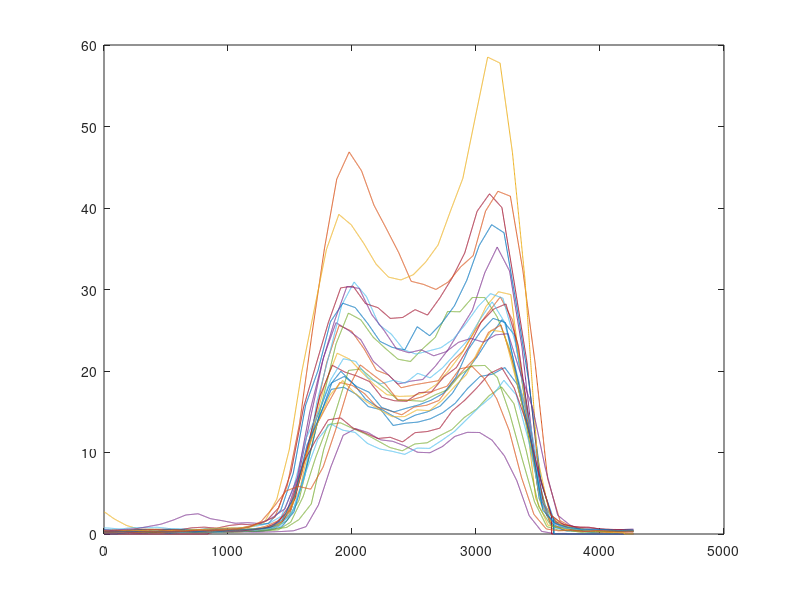
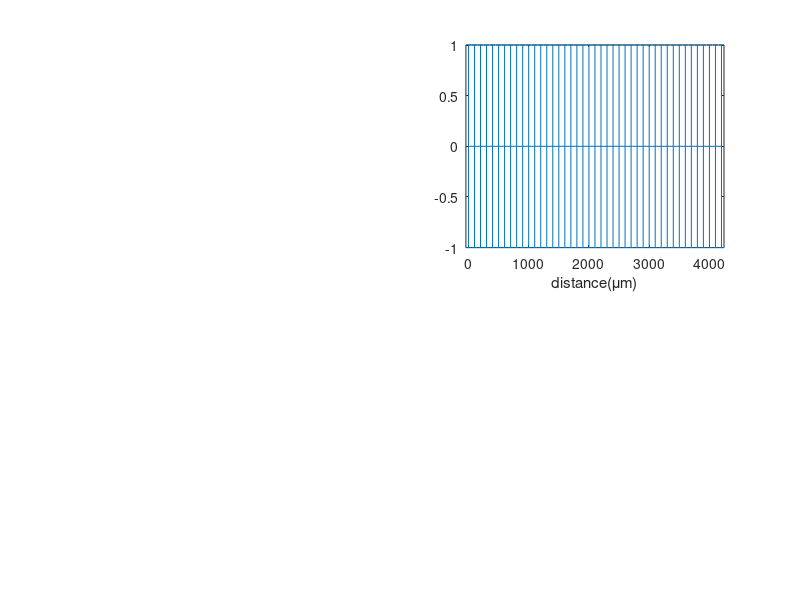

The MATLAB source for these figures, in order: (Note: this script raises an error after producing the figures.)
load('dof40.mat')
voxelz=8; %um/px
x=1:1:size(dof,1);
intx=1:0.01:size(dof,1);
for i=1:size(dof,2)
    l=dof(:,i);
    intl=interp1(x,l,intx,'linear');
    intlbox(i,:)=intl;
    [pks,locs] = findpeaks(intl);
    h= sort(pks,'descend');
rightmax = find(intl==h(1));
leftmax = find(intl==h(2));
half_max=(intl(rightmax)-min(intl))/2;
[~,maxnum]=min(sqrt(intl(rightmax:end).^2-half_max^2));
maxnum=maxnum+rightmax;
[~,minnum]=min(sqrt(intl(1:leftmax).^2-half_max^2));
FWHM=abs(maxnum-minnum);
record(i)=FWHM;
poslist(i,:)=[maxnum,minnum];

end
err=median(record);
remove1=find((record>err+90*voxelz));
remove2=find((record<err-90*voxelz));
record([remove1,remove2])=[];
orirecord=record./100.*voxelz;
poslist([remove1,remove2],:)=[];
intlbox([remove1,remove2],:)=[];
avgFWHM=ceil(mean(record));
empty=zeros(size(record,2),2*avgFWHM+1);
for i=1:size(record,2)
    expandl=[zeros(1,avgFWHM),intlbox(i,:),zeros(1,avgFWHM)];
    midd=ceil(length(expandl)+1/2);
    midpoint=poslist(i,2)+(poslist(i,1)-poslist(i,2))/2;
    s=midpoint-ceil(avgFWHM/2);
    f=midpoint+ceil(avgFWHM*2);
    empty(i,midd-(f-s)/2:midd+(f-s)/2)=expandl(s:f);
    figure(1),plot(expandl(s:f));hold on
end
%
normempty=normalize(empty(:,midd-(f-s)/2:midd+(f-s)/2));
error=std(normempty(:,1:100:end));
avgnorm=mean(normempty,1);
figure(12),subplot(222),errorbar([1:100:size(normempty,2)],avgnorm(1:100:end),error);xlabel('distance(\mum)');axis tight;ticklabel(8/100)
figure(12),subplot(221),plot(normempty');ticklabel(8/100);xlabel('distance(\mum)');axis tight;title(['DOF=',num2str(mean(orirecord)),'\mum'])
avg=mean(normempty);
upper=avg+std(normempty);
lower=avg-std(normempty);
fillplot(upper,lower,avg);axis tight;ticklabel(8/100);xlabel('distance(\mum)');title(['DOF=',num2str(mean(orirecord)),'\mum;std=',num2str(std(orirecord))])
figure(12),subplot(223),plot(orirecord);axis tight;xlabel('roi');title(['DOF=',num2str(mean(orirecord)),'\mum;std=',num2str(std(orirecord))])

function normA=normalize(A)
normA=A./mean(A, 2);
end
function fillplot(upper,lower,avg)
x=1:length(avg);
hold on;
x2 = [x, fliplr(x)];
inBetween = [upper, fliplr(lower)];
figure(99),fill(x2, inBetween, 'b', 'FaceAlpha', 0.1); 
hold on
plot(avg,'k-')
hold off;
end
function ticklabel(voxel)
originalTicks = xticks;
newLabels = originalTicks*voxel;
xticklabels(string(newLabels));
end
